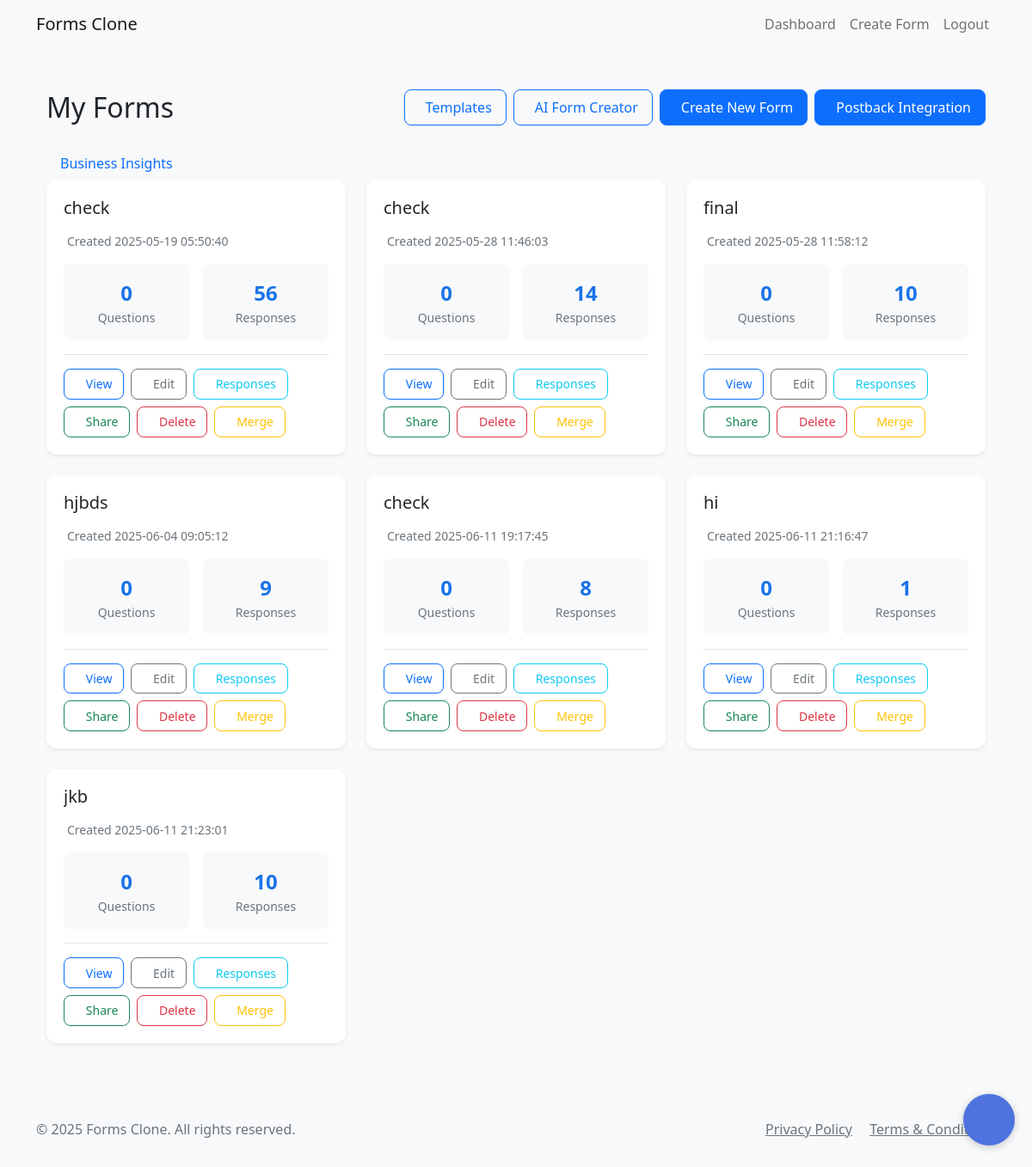
The page /dashboard (signed in) on the database its author committed.
### app.py (models this page shows)
class Form(db.Model):
    id = db.Column(db.Integer, primary_key=True)
    title = db.Column(db.String(200), nullable=False)
    description = db.Column(db.Text)
    score = db.Column(db.Integer, default=100)
    created_at = db.Column(db.DateTime, default=datetime.utcnow)
    user_id = db.Column(db.Integer, db.ForeignKey('user.id', name='fk_form_user'), nullable=False)
    company_id = db.Column(db.Integer, db.ForeignKey('company.id', name='fk_form_company'), nullable=True)
    questions = db.relationship('Question', backref='form', lazy=True, cascade='all, delete-orphan')
    responses = db.relationship('Response', backref='form', lazy=True, cascade='all, delete-orphan')
    is_closed = db.Column(db.Boolean, default=False)  # New field to track if the form is closed/expired
    requires_consent = db.Column(db.Boolean, default=True)  # Require privacy policy and terms consent
    is_quiz = db.Column(db.Boolean, default=False)  # Is this form a quiz?
    passing_score = db.Column(db.Integer, default=0)  # Passing score percentage
    show_score = db.Column(db.Boolean, default=True)  # Whether to show score to respondents
    merged_url = db.Column(db.String(255), nullable=True, default='')

### app.py (the view)
@app.route('/dashboard')
@login_required
def dashboard():
    try:
        forms = Form.query.filter_by(user_id=current_user.id).all()
        predefined_templates = FormTemplate.query.filter_by(is_public=True).all()
        user_templates = []
        if hasattr(current_user, 'templates'):
            user_templates = current_user.templates
        all_templates = list(user_templates) + list(predefined_templates)
        print(f"Forms: {len(forms)}, Templates: {len(all_templates)}")
        return render_template('dashboard.html', forms=forms, templates=all_templates)
    except Exception as e:
        print(f"Error in dashboard route: {str(e)}")
        return render_template('dashboard.html', forms=[], templates=[])

### app.py (called while the page is built)
@app.context_processor
def inject_now():
    return {'now': datetime.now()}

@app.context_processor
def inject_csrf_token():
    return {'csrf_token': lambda: 'dummy_token'}

def datetime_filter(date):
    if date:
        return date.strftime('%Y-%m-%d %H:%M:%S')
    return ''

@login_manager.user_loader
def load_user(user_id):
    return User.query.get(int(user_id))

### templates/dashboard.html (shortened to what this page needs)
{% extends "base.html" %}
{% block content %}
<div class="container py-4">
    <div class="d-flex justify-content-between align-items-center mb-4">
        <h1 class="h2 mb-0">My Forms</h1>
        <div class="d-flex gap-2">
            <a href="{{ url_for('template_gallery') }}" class="btn btn-outline-primary">
                Templates
            </a>
            <a href="{{ url_for('create_form_ai') }}" class="btn btn-outline-primary">
                AI Form Creator
            </a>
            <a href="{{ url_for('create_form') }}" class="btn btn-primary">
                Create New Form
            </a>
             <a href="{{ url_for('manage_postbacks') }}" class="btn btn-primary">
                Postback Integration
            </a>
        </div>
    </div>
    <div class="nav-item">
        <a href="{{ url_for('business_insights') }}" class="nav-link">
            <span>Business Insights</span>
        </a>
    </div>
    {% if forms %}
    <div class="row g-4">
                {% for form in forms %}
        <div class="col-md-6 col-lg-4">
            <div class="card h-100 shadow-sm hover-shadow">
                        <div class="card-body">
                    <div class="d-flex justify-content-between align-items-start mb-3">
                        <h5 class="card-title mb-0 text-truncate" style="max-width: 80%;">{{ form.title }}</h5>
                        <div class="dropdown">
                            <button class="btn btn-link text-muted p-0" type="button" data-bs-toggle="dropdown"
                                    aria-label="Form options" title="Form options">
                            </button>
            </div>
        </div>
                    <p class="card-text text-muted small mb-3">
                        Created {{ form.created_at|datetime }}
                    </p>
                    <div class="response-stats mb-3">
                        <div class="stat-card">
                            <div class="stat-value">{{ form.questions|length }}</div>
                            <div class="stat-label">Questions</div>
                            </div>
                        <div class="stat-card">
                            <div class="stat-value">{{ form.responses|length }}</div>
                            <div class="stat-label">Responses</div>
                    </div>
                </div>
                    <div class="card-actions">
                        <div class="action-buttons">
                            <a href="{{ url_for('view_form', form_id=form.id) }}" class="btn btn-sm btn-outline-primary action-button" title="View Form">
                                View
                            </a>
                            <a href="{{ url_for('edit_form', form_id=form.id) }}" class="btn btn-sm btn-outline-secondary action-button" title="Edit Form">
                                Edit
                            </a>
                            <a href="{{ url_for('view_responses', form_id=form.id) }}" class="btn btn-sm btn-outline-info action-button" title="View Responses">
                                Responses
                            </a>
                            <button type="button" class="btn btn-sm btn-outline-success action-button" title="Share Form"
                                    data-bs-toggle="modal" data-bs-target="#shareModal{{ form.id }}">
                                Share
                            </button>
                            <button type="button" class="btn btn-sm btn-outline-danger action-button" title="Delete Form"
                                    data-bs-toggle="modal" data-bs-target="#deleteModal{{ form.id }}">
                                Delete
                            </button>
                            <button type="button" class="btn btn-sm btn-outline-warning action-button" title="Merge Form"
                                data-bs-toggle="modal" data-bs-target="#mergeModal{{ form.id }}">
                               Merge
                            </button>
     </div>
</div>
                </div>
            </div>
        </div>
        {% endfor %}
            </div>
    {% endif %}
</div>
<div class="chat-widget" id="chatWidget">
    <button class="chat-toggle" onclick="toggleChat()">
    </button>
</div>
{% endblock %}

### static/css/style.css (style rules this page uses)
body { background-color: #f8f9fa; }
.card { box-shadow: 0 2px 4px rgba(0, 0, 0, 0.1); border: none; }
.card-title { margin-bottom: 0.5rem; font-weight: 500; }

### templates/dashboard.html (style rules this page uses)
.hover-shadow { transition: all 0.3s ease; }
.card { border: none; border-radius: 12px; overflow: hidden; height: 100%; display: flex; flex-direction: column; }
.card-body { flex: 1; display: flex; flex-direction: column; padding: 1.25rem; }
.card-actions { margin-top: auto; padding-top: 1rem; border-top: 1px solid rgba(0,0,0,0.1); }
.action-buttons { display: flex; gap: 0.5rem; flex-wrap: wrap; max-height: 120px; overflow-y: auto; padding-right: 0.5rem; }
.action-button { display: inline-flex; align-items: center; gap: 0.5rem; padding: 0.5rem 1rem; border-radius: 8px; font-size: 0.875rem; transition: all 0.2s ease; white-space: nowrap; }
.btn { border-radius: 8px; padding: 0.5rem 1rem; }
.btn-sm { padding: 0.4rem 0.8rem; }
.response-stats { display: grid; grid-template-columns: repeat(auto-fit, minmax(120px, 1fr)); gap: 1rem; margin-bottom: 1rem; }
.stat-card { background: #f8f9fa; padding: 1rem; border-radius: 8px; text-align: center; }
.stat-value { font-size: 1.5rem; font-weight: 600; color: #1a73e8; }
.stat-label { font-size: 0.875rem; color: #6c757d; }
.chat-widget { position: fixed; bottom: 20px; right: 20px; z-index: 1000; }
.chat-toggle { width: 60px; height: 60px; border-radius: 50%; background: #4e73df; border: none; color: white; font-size: 24px; cursor: pointer; box-shadow: 0 2px 10px rgba(0,0,0,0.2); position: relative; transition: all 0.3s ease; }

### rows shown on the page
Form: title "check", created_at "2025-05-19 05:50:40", questions|length "0", responses|length "56"
Form: title "check", created_at "2025-05-28 11:46:03", questions|length "0", responses|length "14"
Form: title "final", created_at "2025-05-28 11:58:12", questions|length "0", responses|length "10"
Form: title "hjbds", created_at "2025-06-04 09:05:12", questions|length "0", responses|length "9"
Form: title "check", created_at "2025-06-11 19:17:45", questions|length "0", responses|length "8"
Form: title "hi", created_at "2025-06-11 21:16:47", questions|length "0", responses|length "1"
Form: title "jkb", created_at "2025-06-11 21:23:01", questions|length "0", responses|length "10"

### other values the page prints
{{ moment().format('YYYY') }} "2025"
